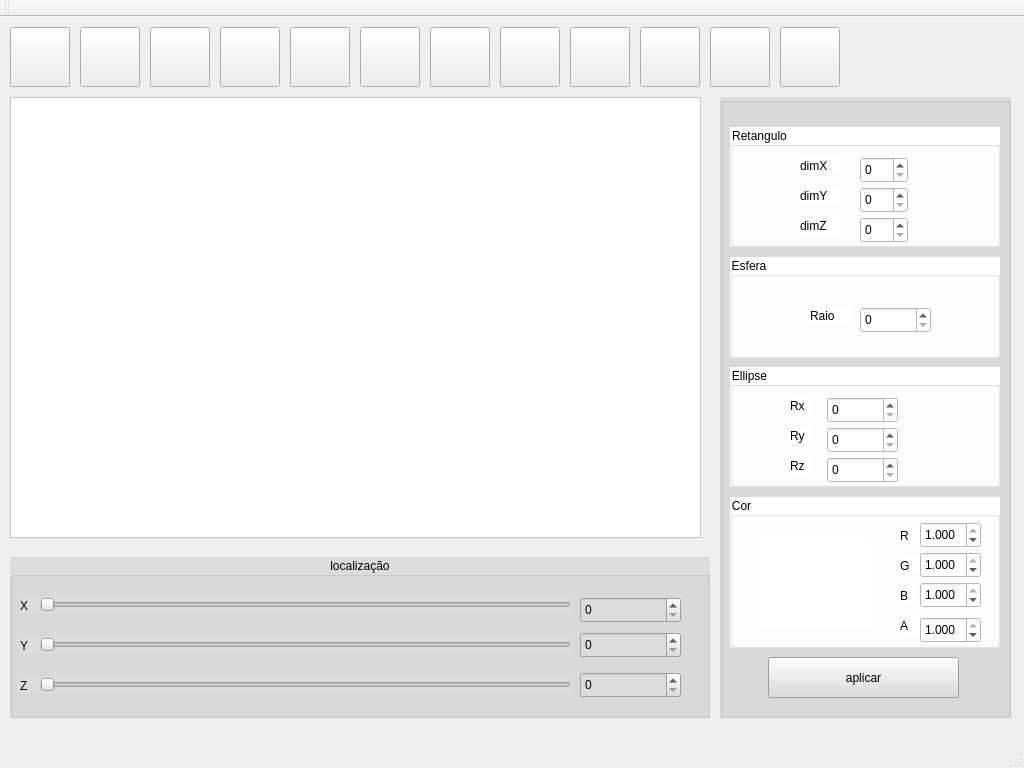
<?xml version="1.0" encoding="UTF-8"?>
<ui version="4.0">
 <class>MainWindow</class>
 <widget class="QMainWindow" name="MainWindow">
  <property name="geometry">
   <rect>
    <x>0</x>
    <y>0</y>
    <width>1024</width>
    <height>768</height>
   </rect>
  </property>
  <property name="windowTitle">
   <string>MainWindow</string>
  </property>
  <widget class="QWidget" name="centralWidget">
   <widget class="QPushButton" name="createNewSculptor">
    <property name="geometry">
     <rect>
      <x>10</x>
      <y>10</y>
      <width>60</width>
      <height>60</height>
     </rect>
    </property>
    <property name="toolTip">
     <string>nova escultura</string>
    </property>
    <property name="text">
     <string/>
    </property>
    <property name="icon">
     <iconset>
      <normaloff>icons/new_item.png</normaloff>icons/new_item.png</iconset>
    </property>
    <property name="iconSize">
     <size>
      <width>32</width>
      <height>32</height>
     </size>
    </property>
   </widget>
   <widget class="QPushButton" name="createNewVoxel">
    <property name="geometry">
     <rect>
      <x>80</x>
      <y>10</y>
      <width>60</width>
      <height>60</height>
     </rect>
    </property>
    <property name="toolTip">
     <string>pintar voxel</string>
    </property>
    <property name="text">
     <string/>
    </property>
    <property name="icon">
     <iconset>
      <normaloff>icons/color_cube.png</normaloff>icons/color_cube.png</iconset>
    </property>
    <property name="iconSize">
     <size>
      <width>32</width>
      <height>32</height>
     </size>
    </property>
   </widget>
   <widget class="QPushButton" name="cutVoxel">
    <property name="geometry">
     <rect>
      <x>150</x>
      <y>10</y>
      <width>60</width>
      <height>60</height>
     </rect>
    </property>
    <property name="toolTip">
     <string>remover voxel</string>
    </property>
    <property name="text">
     <string/>
    </property>
    <property name="icon">
     <iconset>
      <normaloff>icons/empty_cube.png</normaloff>icons/empty_cube.png</iconset>
    </property>
    <property name="iconSize">
     <size>
      <width>32</width>
      <height>32</height>
     </size>
    </property>
   </widget>
   <widget class="QPushButton" name="createNewBox">
    <property name="geometry">
     <rect>
      <x>220</x>
      <y>10</y>
      <width>60</width>
      <height>60</height>
     </rect>
    </property>
    <property name="toolTip">
     <string>pintar cubo</string>
    </property>
    <property name="text">
     <string/>
    </property>
    <property name="icon">
     <iconset>
      <normaloff>icons/colour_rubik.png</normaloff>icons/colour_rubik.png</iconset>
    </property>
    <property name="iconSize">
     <size>
      <width>32</width>
      <height>32</height>
     </size>
    </property>
   </widget>
   <widget class="QPushButton" name="cutBox">
    <property name="geometry">
     <rect>
      <x>290</x>
      <y>10</y>
      <width>60</width>
      <height>60</height>
     </rect>
    </property>
    <property name="toolTip">
     <string>remover cubo</string>
    </property>
    <property name="text">
     <string/>
    </property>
    <property name="icon">
     <iconset>
      <normaloff>icons/empty_rubik.png</normaloff>icons/empty_rubik.png</iconset>
    </property>
    <property name="iconSize">
     <size>
      <width>32</width>
      <height>32</height>
     </size>
    </property>
   </widget>
   <widget class="QPushButton" name="createNewSphere">
    <property name="geometry">
     <rect>
      <x>360</x>
      <y>10</y>
      <width>60</width>
      <height>60</height>
     </rect>
    </property>
    <property name="toolTip">
     <string>pintar esfera</string>
    </property>
    <property name="text">
     <string/>
    </property>
    <property name="icon">
     <iconset>
      <normaloff>icons/colour_globe.png</normaloff>icons/colour_globe.png</iconset>
    </property>
    <property name="iconSize">
     <size>
      <width>32</width>
      <height>32</height>
     </size>
    </property>
   </widget>
   <widget class="QPushButton" name="cutSphere">
    <property name="geometry">
     <rect>
      <x>430</x>
      <y>10</y>
      <width>60</width>
      <height>60</height>
     </rect>
    </property>
    <property name="toolTip">
     <string>remover esfera</string>
    </property>
    <property name="text">
     <string/>
    </property>
    <property name="icon">
     <iconset>
      <normaloff>icons/empty_globe.png</normaloff>icons/empty_globe.png</iconset>
    </property>
    <property name="iconSize">
     <size>
      <width>32</width>
      <height>32</height>
     </size>
    </property>
   </widget>
   <widget class="QPushButton" name="createNewEllipsoid">
    <property name="geometry">
     <rect>
      <x>500</x>
      <y>10</y>
      <width>60</width>
      <height>60</height>
     </rect>
    </property>
    <property name="toolTip">
     <string>pintar ellipsoid</string>
    </property>
    <property name="text">
     <string/>
    </property>
    <property name="icon">
     <iconset>
      <normaloff>icons/colour_ellipse.png</normaloff>icons/colour_ellipse.png</iconset>
    </property>
    <property name="iconSize">
     <size>
      <width>32</width>
      <height>32</height>
     </size>
    </property>
   </widget>
   <widget class="QPushButton" name="cutEllipsoid">
    <property name="geometry">
     <rect>
      <x>570</x>
      <y>10</y>
      <width>60</width>
      <height>60</height>
     </rect>
    </property>
    <property name="toolTip">
     <string>remover ellipsoid</string>
    </property>
    <property name="text">
     <string/>
    </property>
    <property name="icon">
     <iconset>
      <normaloff>icons/empty_ellipse.png</normaloff>icons/empty_ellipse.png</iconset>
    </property>
    <property name="iconSize">
     <size>
      <width>32</width>
      <height>32</height>
     </size>
    </property>
   </widget>
   <widget class="QPushButton" name="setPlaneXY">
    <property name="geometry">
     <rect>
      <x>640</x>
      <y>10</y>
      <width>60</width>
      <height>60</height>
     </rect>
    </property>
    <property name="toolTip">
     <string>visualizar plano XY</string>
    </property>
    <property name="text">
     <string/>
    </property>
    <property name="icon">
     <iconset>
      <normaloff>icons/xy.png</normaloff>icons/xy.png</iconset>
    </property>
    <property name="iconSize">
     <size>
      <width>48</width>
      <height>48</height>
     </size>
    </property>
   </widget>
   <widget class="QPushButton" name="setPlaneXZ">
    <property name="geometry">
     <rect>
      <x>780</x>
      <y>10</y>
      <width>60</width>
      <height>60</height>
     </rect>
    </property>
    <property name="toolTip">
     <string>visualizar plano ZX</string>
    </property>
    <property name="text">
     <string/>
    </property>
    <property name="icon">
     <iconset>
      <normaloff>icons/zx.png</normaloff>icons/zx.png</iconset>
    </property>
    <property name="iconSize">
     <size>
      <width>48</width>
      <height>48</height>
     </size>
    </property>
   </widget>
   <widget class="QPushButton" name="setPlaneYZ">
    <property name="geometry">
     <rect>
      <x>710</x>
      <y>10</y>
      <width>60</width>
      <height>60</height>
     </rect>
    </property>
    <property name="toolTip">
     <string>visualizar plano YZ</string>
    </property>
    <property name="text">
     <string/>
    </property>
    <property name="icon">
     <iconset>
      <normaloff>icons/yz.png</normaloff>icons/yz.png</iconset>
    </property>
    <property name="iconSize">
     <size>
      <width>48</width>
      <height>48</height>
     </size>
    </property>
   </widget>
   <widget class="QGroupBox" name="groupBox_4">
    <property name="geometry">
     <rect>
      <x>720</x>
      <y>80</y>
      <width>291</width>
      <height>621</height>
     </rect>
    </property>
    <property name="styleSheet">
     <string notr="true">background-color: rgb(220, 220, 220);</string>
    </property>
    <property name="title">
     <string/>
    </property>
    <widget class="QGroupBox" name="groupBox_3">
     <property name="geometry">
      <rect>
       <x>10</x>
       <y>30</y>
       <width>270</width>
       <height>120</height>
      </rect>
     </property>
     <property name="styleSheet">
      <string notr="true">background-color: rgb(255, 255, 255);</string>
     </property>
     <property name="title">
      <string>Retangulo</string>
     </property>
     <widget class="QLabel" name="label_6">
      <property name="geometry">
       <rect>
        <x>70</x>
        <y>30</y>
        <width>41</width>
        <height>17</height>
       </rect>
      </property>
      <property name="text">
       <string>dimX</string>
      </property>
     </widget>
     <widget class="QSpinBox" name="spinBox_5">
      <property name="geometry">
       <rect>
        <x>130</x>
        <y>30</y>
        <width>48</width>
        <height>26</height>
       </rect>
      </property>
     </widget>
     <widget class="QLabel" name="label_7">
      <property name="geometry">
       <rect>
        <x>70</x>
        <y>60</y>
        <width>41</width>
        <height>17</height>
       </rect>
      </property>
      <property name="text">
       <string>dimY</string>
      </property>
     </widget>
     <widget class="QSpinBox" name="spinBox_6">
      <property name="geometry">
       <rect>
        <x>130</x>
        <y>60</y>
        <width>48</width>
        <height>26</height>
       </rect>
      </property>
     </widget>
     <widget class="QLabel" name="label_8">
      <property name="geometry">
       <rect>
        <x>70</x>
        <y>90</y>
        <width>41</width>
        <height>17</height>
       </rect>
      </property>
      <property name="text">
       <string>dimZ</string>
      </property>
     </widget>
     <widget class="QSpinBox" name="spinBox_7">
      <property name="geometry">
       <rect>
        <x>130</x>
        <y>90</y>
        <width>48</width>
        <height>26</height>
       </rect>
      </property>
     </widget>
    </widget>
    <widget class="QGroupBox" name="groupBox">
     <property name="geometry">
      <rect>
       <x>10</x>
       <y>160</y>
       <width>270</width>
       <height>101</height>
      </rect>
     </property>
     <property name="styleSheet">
      <string notr="true">background-color: rgb(255, 255, 255);</string>
     </property>
     <property name="title">
      <string>Esfera</string>
     </property>
     <widget class="QLabel" name="label_2">
      <property name="geometry">
       <rect>
        <x>80</x>
        <y>50</y>
        <width>41</width>
        <height>17</height>
       </rect>
      </property>
      <property name="text">
       <string>Raio</string>
      </property>
     </widget>
     <widget class="QSpinBox" name="spinBox">
      <property name="geometry">
       <rect>
        <x>130</x>
        <y>50</y>
        <width>71</width>
        <height>26</height>
       </rect>
      </property>
     </widget>
    </widget>
    <widget class="QGroupBox" name="groupBox_2">
     <property name="geometry">
      <rect>
       <x>10</x>
       <y>270</y>
       <width>270</width>
       <height>120</height>
      </rect>
     </property>
     <property name="styleSheet">
      <string notr="true">background-color: rgb(255, 255, 255);</string>
     </property>
     <property name="title">
      <string>Ellipse</string>
     </property>
     <widget class="QLabel" name="label_3">
      <property name="geometry">
       <rect>
        <x>60</x>
        <y>30</y>
        <width>21</width>
        <height>17</height>
       </rect>
      </property>
      <property name="text">
       <string>Rx</string>
      </property>
     </widget>
     <widget class="QSpinBox" name="spinBox_2">
      <property name="geometry">
       <rect>
        <x>97</x>
        <y>30</y>
        <width>71</width>
        <height>26</height>
       </rect>
      </property>
     </widget>
     <widget class="QLabel" name="label_4">
      <property name="geometry">
       <rect>
        <x>60</x>
        <y>60</y>
        <width>21</width>
        <height>17</height>
       </rect>
      </property>
      <property name="text">
       <string>Ry</string>
      </property>
     </widget>
     <widget class="QSpinBox" name="spinBox_3">
      <property name="geometry">
       <rect>
        <x>97</x>
        <y>60</y>
        <width>71</width>
        <height>26</height>
       </rect>
      </property>
     </widget>
     <widget class="QLabel" name="label_5">
      <property name="geometry">
       <rect>
        <x>60</x>
        <y>90</y>
        <width>21</width>
        <height>17</height>
       </rect>
      </property>
      <property name="text">
       <string>Rz</string>
      </property>
     </widget>
     <widget class="QSpinBox" name="spinBox_4">
      <property name="geometry">
       <rect>
        <x>97</x>
        <y>90</y>
        <width>71</width>
        <height>26</height>
       </rect>
      </property>
     </widget>
    </widget>
    <widget class="QGroupBox" name="groupBox_5">
     <property name="geometry">
      <rect>
       <x>10</x>
       <y>400</y>
       <width>270</width>
       <height>151</height>
      </rect>
     </property>
     <property name="styleSheet">
      <string notr="true">background-color: rgb(255, 255, 255);</string>
     </property>
     <property name="title">
      <string>Cor</string>
     </property>
     <widget class="QLabel" name="label_9">
      <property name="geometry">
       <rect>
        <x>170</x>
        <y>30</y>
        <width>21</width>
        <height>17</height>
       </rect>
      </property>
      <property name="styleSheet">
       <string notr="true"/>
      </property>
      <property name="text">
       <string>R</string>
      </property>
     </widget>
     <widget class="QLabel" name="label_10">
      <property name="geometry">
       <rect>
        <x>170</x>
        <y>60</y>
        <width>21</width>
        <height>17</height>
       </rect>
      </property>
      <property name="text">
       <string>G</string>
      </property>
     </widget>
     <widget class="QLabel" name="label_11">
      <property name="geometry">
       <rect>
        <x>170</x>
        <y>90</y>
        <width>16</width>
        <height>17</height>
       </rect>
      </property>
      <property name="text">
       <string>B</string>
      </property>
     </widget>
     <widget class="QDoubleSpinBox" name="doubleSpinBox">
      <property name="geometry">
       <rect>
        <x>190</x>
        <y>25</y>
        <width>61</width>
        <height>26</height>
       </rect>
      </property>
      <property name="styleSheet">
       <string notr="true"/>
      </property>
      <property name="decimals">
       <number>3</number>
      </property>
      <property name="maximum">
       <double>1.000000000000000</double>
      </property>
      <property name="singleStep">
       <double>0.004000000000000</double>
      </property>
      <property name="value">
       <double>1.000000000000000</double>
      </property>
     </widget>
     <widget class="QDoubleSpinBox" name="doubleSpinBox_2">
      <property name="geometry">
       <rect>
        <x>190</x>
        <y>55</y>
        <width>61</width>
        <height>26</height>
       </rect>
      </property>
      <property name="decimals">
       <number>3</number>
      </property>
      <property name="maximum">
       <double>1.000000000000000</double>
      </property>
      <property name="singleStep">
       <double>0.004000000000000</double>
      </property>
      <property name="value">
       <double>1.000000000000000</double>
      </property>
     </widget>
     <widget class="QDoubleSpinBox" name="doubleSpinBox_3">
      <property name="geometry">
       <rect>
        <x>190</x>
        <y>85</y>
        <width>61</width>
        <height>26</height>
       </rect>
      </property>
      <property name="decimals">
       <number>3</number>
      </property>
      <property name="maximum">
       <double>1.000000000000000</double>
      </property>
      <property name="singleStep">
       <double>0.004000000000000</double>
      </property>
      <property name="value">
       <double>1.000000000000000</double>
      </property>
     </widget>
     <widget class="QLabel" name="label_15">
      <property name="geometry">
       <rect>
        <x>170</x>
        <y>120</y>
        <width>21</width>
        <height>17</height>
       </rect>
      </property>
      <property name="styleSheet">
       <string notr="true"/>
      </property>
      <property name="text">
       <string>A</string>
      </property>
     </widget>
     <widget class="QDoubleSpinBox" name="doubleSpinBox_4">
      <property name="geometry">
       <rect>
        <x>190</x>
        <y>120</y>
        <width>61</width>
        <height>26</height>
       </rect>
      </property>
      <property name="decimals">
       <number>3</number>
      </property>
      <property name="maximum">
       <double>1.000000000000000</double>
      </property>
      <property name="singleStep">
       <double>0.004000000000000</double>
      </property>
      <property name="value">
       <double>1.000000000000000</double>
      </property>
     </widget>
     <widget class="QLabel" name="label">
      <property name="geometry">
       <rect>
        <x>30</x>
        <y>40</y>
        <width>111</width>
        <height>91</height>
       </rect>
      </property>
      <property name="styleSheet">
       <string notr="true"/>
      </property>
      <property name="text">
       <string/>
      </property>
     </widget>
    </widget>
    <widget class="QPushButton" name="pushButton_15">
     <property name="geometry">
      <rect>
       <x>48</x>
       <y>560</y>
       <width>191</width>
       <height>41</height>
      </rect>
     </property>
     <property name="text">
      <string>aplicar</string>
     </property>
    </widget>
   </widget>
   <widget class="QGroupBox" name="groupBox_6">
    <property name="geometry">
     <rect>
      <x>10</x>
      <y>540</y>
      <width>700</width>
      <height>161</height>
     </rect>
    </property>
    <property name="layoutDirection">
     <enum>Qt::LeftToRight</enum>
    </property>
    <property name="styleSheet">
     <string notr="true">background-color: rgb(220, 220, 220);</string>
    </property>
    <property name="title">
     <string>localização</string>
    </property>
    <property name="alignment">
     <set>Qt::AlignCenter</set>
    </property>
    <widget class="QLabel" name="label_12">
     <property name="geometry">
      <rect>
       <x>10</x>
       <y>40</y>
       <width>67</width>
       <height>17</height>
      </rect>
     </property>
     <property name="text">
      <string>X</string>
     </property>
    </widget>
    <widget class="QSlider" name="horizontalSlider_11">
     <property name="geometry">
      <rect>
       <x>30</x>
       <y>40</y>
       <width>531</width>
       <height>16</height>
      </rect>
     </property>
     <property name="orientation">
      <enum>Qt::Horizontal</enum>
     </property>
    </widget>
    <widget class="QSpinBox" name="spinBox_11">
     <property name="geometry">
      <rect>
       <x>570</x>
       <y>40</y>
       <width>101</width>
       <height>26</height>
      </rect>
     </property>
    </widget>
    <widget class="QLabel" name="label_13">
     <property name="geometry">
      <rect>
       <x>10</x>
       <y>80</y>
       <width>67</width>
       <height>17</height>
      </rect>
     </property>
     <property name="text">
      <string>Y</string>
     </property>
    </widget>
    <widget class="QSlider" name="horizontalSlider_12">
     <property name="geometry">
      <rect>
       <x>30</x>
       <y>80</y>
       <width>531</width>
       <height>16</height>
      </rect>
     </property>
     <property name="orientation">
      <enum>Qt::Horizontal</enum>
     </property>
    </widget>
    <widget class="QSpinBox" name="spinBox_12">
     <property name="geometry">
      <rect>
       <x>570</x>
       <y>75</y>
       <width>101</width>
       <height>26</height>
      </rect>
     </property>
    </widget>
    <widget class="QLabel" name="label_14">
     <property name="geometry">
      <rect>
       <x>10</x>
       <y>120</y>
       <width>67</width>
       <height>17</height>
      </rect>
     </property>
     <property name="text">
      <string>Z</string>
     </property>
    </widget>
    <widget class="QSlider" name="horizontalSlider_13">
     <property name="geometry">
      <rect>
       <x>30</x>
       <y>120</y>
       <width>531</width>
       <height>16</height>
      </rect>
     </property>
     <property name="orientation">
      <enum>Qt::Horizontal</enum>
     </property>
    </widget>
    <widget class="QSpinBox" name="spinBox_13">
     <property name="geometry">
      <rect>
       <x>570</x>
       <y>115</y>
       <width>101</width>
       <height>26</height>
      </rect>
     </property>
    </widget>
   </widget>
   <widget class="DrawManager" name="plainTextEdit">
    <property name="geometry">
     <rect>
      <x>10</x>
      <y>80</y>
      <width>691</width>
      <height>441</height>
     </rect>
    </property>
    <property name="mouseTracking">
     <bool>true</bool>
    </property>
    <property name="styleSheet">
     <string notr="true">background-color: rgb(255, 255, 255);</string>
    </property>
   </widget>
  </widget>
  <widget class="QMenuBar" name="menuBar">
   <property name="geometry">
    <rect>
     <x>0</x>
     <y>0</y>
     <width>1024</width>
     <height>21</height>
    </rect>
   </property>
  </widget>
  <widget class="QToolBar" name="mainToolBar">
   <attribute name="toolBarArea">
    <enum>TopToolBarArea</enum>
   </attribute>
   <attribute name="toolBarBreak">
    <bool>false</bool>
   </attribute>
  </widget>
  <widget class="QStatusBar" name="statusBar"/>
 </widget>
 <layoutdefault spacing="6" margin="11"/>
 <customwidgets>
  <customwidget>
   <class>DrawManager</class>
   <extends>QPlainTextEdit</extends>
   <header>drawmanager.h</header>
  </customwidget>
 </customwidgets>
 <resources/>
 <connections/>
</ui>
